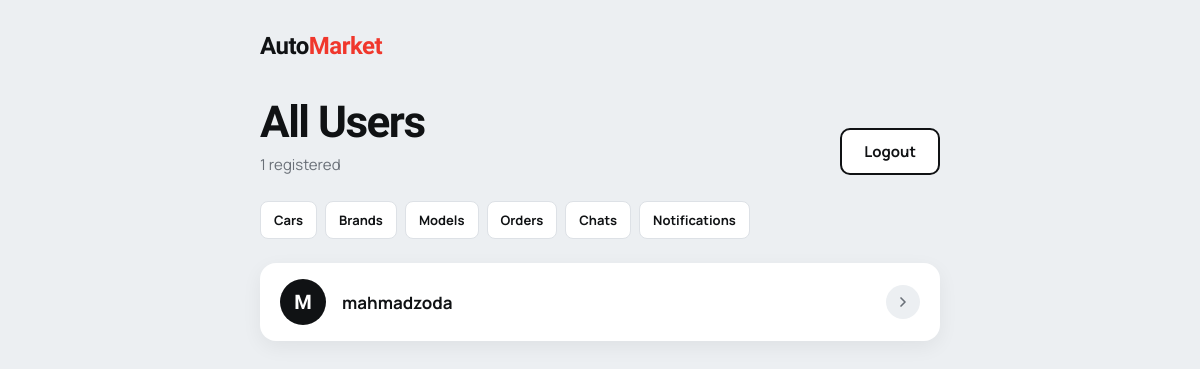
The app's page /users/, older data.
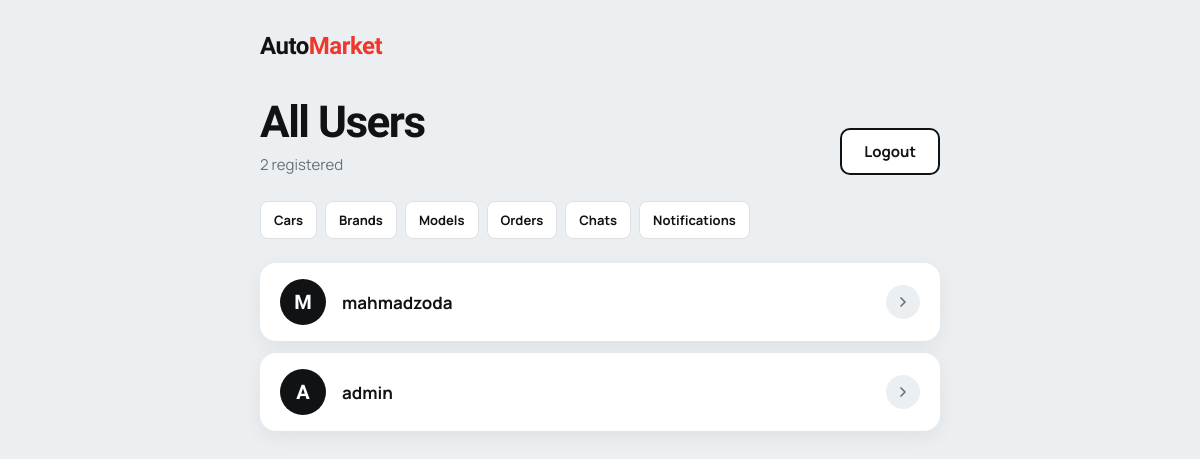
The same page, newer data.
### users/models.py (models this page shows, shortened)
class User(AbstractUser):
    phone = models.CharField(max_length=20,blank=True)

### users/views.py (the view)
# urls.py: path('users/', all_users.as_view(), name='users'),
class all_users(ListView):
    model = User
    template_name = 'users/users.html'
    context_object_name = 'users'

### users/templates/users/users.html (shortened to what this page needs)
<!DOCTYPE html>
<html lang="en">
<head>
</head>
<body>
<div class="container">
    <div class="logo">Auto<b>Market</b></div>
    <div class="header">
        <div>
            <h1>All Users</h1>
            <p class="count">{{ users|length }} registered</p>
        </div>
        <form action="{% url 'logout' %}" method="post">
            <button type="submit" class="logout-btn">Logout</button>
        </form>
    </div>
    <nav class="quick-links" aria-label="Useful links">
        <a href="{% url 'cars' %}">Cars</a>
        <a href="{% url 'brands' %}">Brands</a>
        <a href="{% url 'models' %}">Models</a>
        <a href="{% url 'my_orders' %}">Orders</a>
        <a href="{% url 'my_chats' %}">Chats</a>
        <a href="{% url 'notifications' %}">Notifications</a>
    </nav>
    <div class="user-list">
        {% for user in users %}
            <a class="user-item" href="{% url 'user_detail' user.pk %}">
                <span class="avatar">{{ user.username|slice:":1"|upper }}</span>
                <span class="username">{{ user.username }}</span>
                <span class="arrow" aria-hidden="true">
                    <svg viewBox="0 0 24 24" fill="none" stroke="currentColor" stroke-width="2.5" stroke-linecap="round" stroke-linejoin="round"><path d="M9 6l6 6-6 6"/></svg>
                </span>
            </a>
        {% empty %}
            <p class="empty">No users found.</p>
        {% endfor %}
    </div>
</div>
</body>
</html>

Row changes from the older to the newer data that the page shows:
added User: username "A", username "admin"
Text that changed along with them:
{{ users|length }}: "1" → "2"
